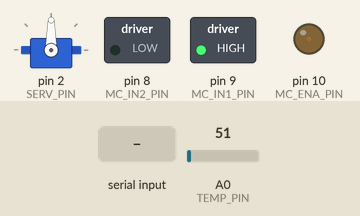
A sketch run on a simulated Arduino Uno, built with avr-gcc and run on an emulated ATmega328P. On the bench: servo, switched loads named in the sketch (green lamp = pin HIGH), output pins drawn as LEDs (lit = HIGH). Inputs (shaded band) come from the test bench; at power-on: A0 (TEMP_PIN) = 51. What the sketch prints to the serial monitor is not drawn.

Above: at 1.2 s.
1.3 s: "PAIR\n" received over Serial
3.0 s: A0 (TEMP_PIN) set to 61
4.5 s: "GET_DATA\n" received over Serial
Timing chart, 0 to 7.5 s (numbered marks = the images above; inputs shaded):
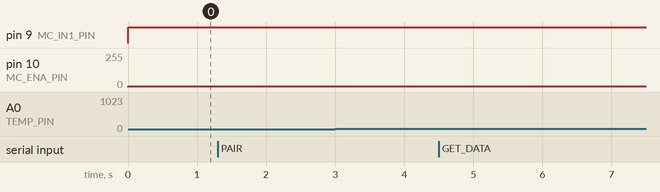

The sketch:

ServoController.ino
```cpp
#include <Servo.h>
//#include <RH_ASK.h>
//#include <SPI.h>

// SERVO PINS
const int SERV_PIN = 2;

Servo myServo;

// MOTOR CONTROLLER PINS
const int MC_ENA_PIN = 10;
const int MC_IN1_PIN = 9;
const int MC_IN2_PIN = 8;

// SENSOR PINS

const int TEMP_PIN = A0;

// RF PINS

// speed, RX pin, TX pin
//RH_ASK driver(2000, 0, 1);

// MOTOR SPEED 0 - 255

// INTERNAL VARS

// 0- smart, 1- power, 2- comfort, 3- custom/basic
int fan_mode = 0;
int max_speed = 255;
int min_speed = 0;
int input_manage = 0;
float desired_temp = 20.0;

bool motorEnabled = true;
bool servoEnabled = true;
bool paired = false;

int motorSpeed = 100;
int servoDirection = 0;

float sensorVal = 20.0;
int oscilationStep = 0;


void setup() {
  // put your setup code here, to run once:
  Serial.begin(9600);
  // SET SERVO PIN
  myServo.attach(SERV_PIN);
  // SET MOTOR CONTROLLER PINS
  pinMode(MC_ENA_PIN, OUTPUT);
  pinMode(MC_IN1_PIN, OUTPUT);
  pinMode(MC_IN2_PIN, OUTPUT);

  Serial.println("Pins set...");

}

void serialWrapper(String msg) {
  Serial.println(msg);
}

void stopMotor() {
  // SET MOTOR TO STOP
  digitalWrite(MC_IN1_PIN, LOW);
  digitalWrite(MC_IN2_PIN, LOW);
  analogWrite(MC_ENA_PIN, 0);
}

void setMotorSpeed(int speed) {
  // CLOCKWISE
  digitalWrite(MC_IN1_PIN, HIGH);
  digitalWrite(MC_IN2_PIN, LOW);
  analogWrite(MC_ENA_PIN, speed);
}

void performOscilation() {
  // CHECK IF OSCILIATION ENABLED
  if(oscilationStep >= 3) {
    oscilationStep = 0;
  }
  else {
    oscilationStep += 1;
    return;
  }

  if (servoEnabled) {
    if (servoDirection >= 180) {
      myServo.write(0);
      servoDirection = 0;
    }
    else {
      myServo.write(180);
      servoDirection = 180;
    }
  }
  else {
    // SET FAN STRAIGHT
    myServo.write(90);
    servoDirection = 90;
  }
}

void serialSendInfo() {
  Serial.println("T:" + String(sensorVal) );
}

void loop() {
  // put your main code here, to run repeatedly:

  // TEMP READING
  sensorVal = analogRead(TEMP_PIN);

  // SERIAL COMMUNICATOR

  if (Serial.available()) {
    // read the line, store it
    String line = Serial.readStringUntil('\n');

    // if we aren't paired and we're asked to, let's do it
    if(!paired && line == "PAIR") {
      Serial.println("PAIR_OK");
      paired = true;
    }
    else if(paired) {
      if(line == "GET_DATA") {
        Serial.println(sensorVal/10);
      }
      else if(line.startsWith("SET: ")) {
        // MODE CHANGE
        if(line.substring(5).startsWith("MC")) {
          fan_mode = line.substring(7).toInt();
        }
        // DESIRED TEMP CHANGE
        else if(line.substring(5).startsWith("DTC")) {
          desired_temp = line.substring(8).toInt();
        }
        // MIN FAN
        else if(line.substring(5).startsWith("MIF")) {
          min_speed = line.substring(8).toInt();
        }
        // MAX FAN
        else if(line.substring(5).startsWith("MAF")) {
          max_speed = line.substring(8).toInt();
        }
        // TOGGLE OSCILATION
        else if(line.substring(5).startsWith("T_O")) {
          servoEnabled = !servoEnabled;
        }
        // INPUT CHANGE
        else if(line.substring(5).startsWith("IC")) {
          input_manage = line.substring(7).toInt();
        }
      }
    }
  }

  // performOscilation();

  if(fan_mode == 0) {
    float rpm = sensorVal/9;
    setMotorSpeed(constrain(rpm, min_speed, max_speed));

  }
  else if(fan_mode == 1) {
    float rpm = sensorVal/10;
    setMotorSpeed(constrain(rpm, min_speed, max_speed));
  }

  delay(500);


}
```

Measured:
- after the input at 1.3 s, every drawn part: stays the same
- after the input at 3.0 s, pin 10 (MC_ENA_PIN): 5/255 → 6/255 at once
- after the input at 4.5 s, every drawn part: stays the same
